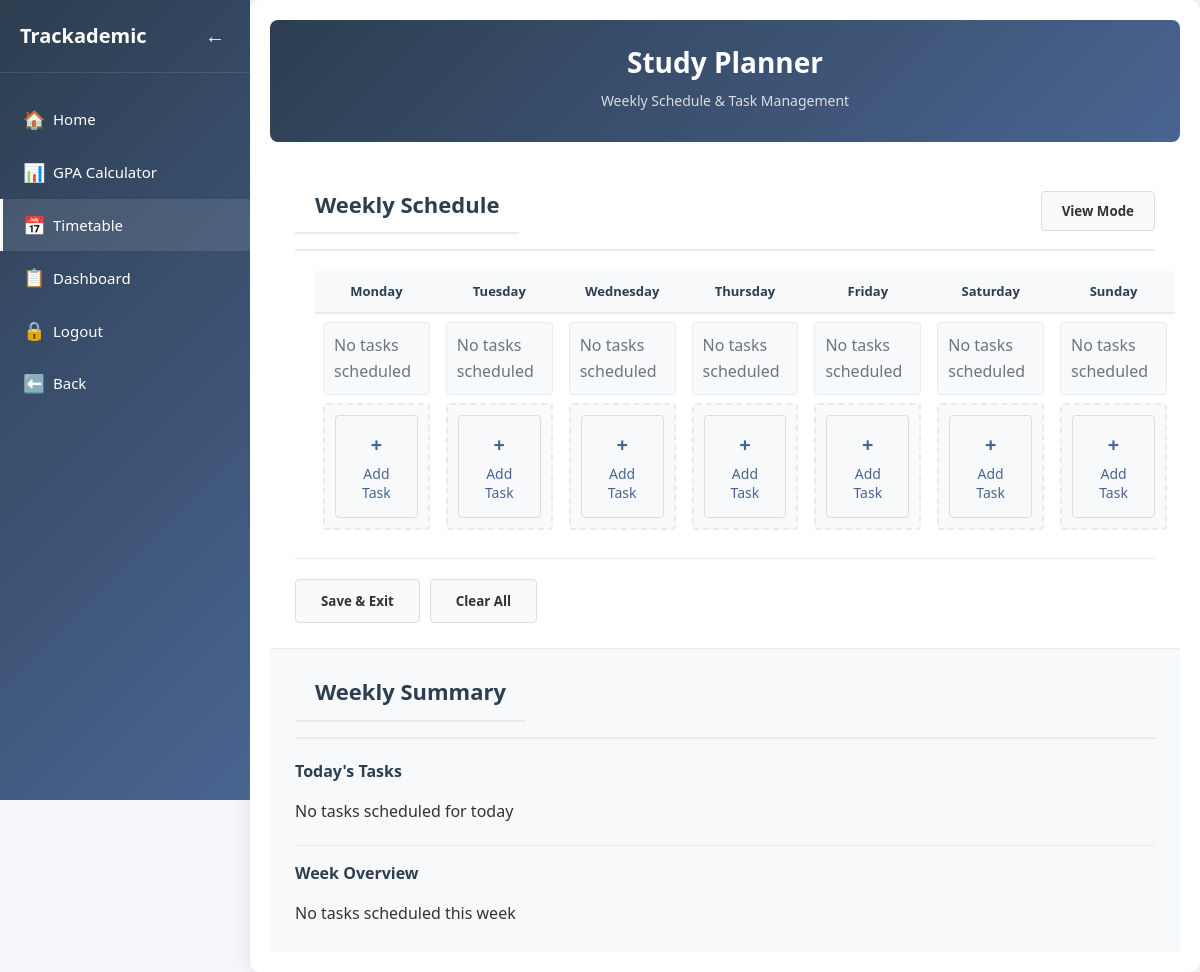
The page /trackademic/edit_timetable (signed in) on the database as committed earlier.
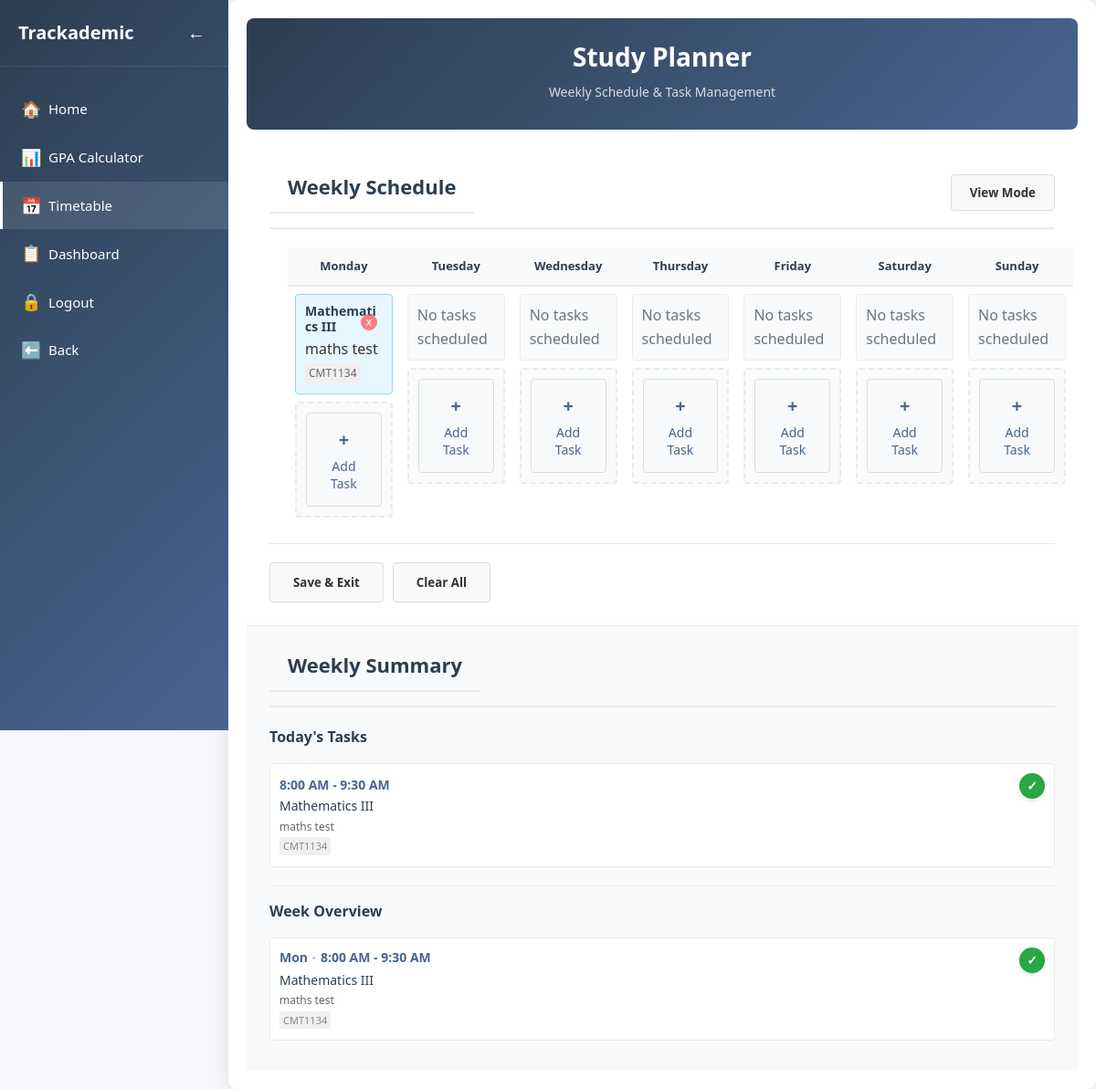
The same page on the database as committed later.
### tables this page shows
CREATE TABLE timetable (
        timetable_id INTEGER PRIMARY KEY AUTOINCREMENT,
        subject_id INTEGER NOT NULL,
        user_id INTEGER NOT NULL,
        day INTEGER NOT NULL,
        time_slot TEXT NOT NULL,
        task_description TEXT DEFAULT '',
        FOREIGN KEY (subject_id) REFERENCES subjects(subject_id),
        FOREIGN KEY (user_id) REFERENCES trackademic_users(user_id),
        UNIQUE(user_id, day, time_slot)
    );

CREATE TABLE subjects (
        subject_id INTEGER PRIMARY KEY AUTOINCREMENT,
        subject_name TEXT NOT NULL UNIQUE,
        subject_code TEXT UNIQUE,
        credit_hours INTEGER DEFAULT 3,
        task_description TEXT DEFAULT ''
    );

### app.py (the view)
@app.route('/trackademic/edit_timetable')
def edit_timetable():
    if 'user_id' not in session:
        return redirect('/login')
    user_id = session['user_id']
    conn = get_db_connection()
    subjects = conn.execute('SELECT * FROM subjects ORDER BY subject_id').fetchall()
    timetable_data = conn.execute('''
        SELECT t.*, s.subject_name, s.subject_code, t.task_description
        FROM timetable t
        JOIN subjects s ON t.subject_id = s.subject_id
        WHERE t.user_id = ?
        ORDER BY t.day, t.time_slot
    ''', (user_id,)).fetchall()
    schedule = {}
    for item in timetable_data:
        day = item['day']
        time_slot = item['time_slot']
        if day not in schedule:
            schedule[day] = {}
        schedule[day][time_slot] = {
            'subject_name': item['subject_name'],
            'subject_code': item['subject_code'],
            'time_slot': time_slot,
            'task_description': item['task_description'],
            'subject_id': item['subject_id'],
            'timetable_id': item['timetable_id']
        }
    today_schedule = get_today_schedule(user_id)
    weekly_summary = get_weekly_summary(user_id)
    conn.close()
    completed_tasks = session.get('completed_tasks', {})
    return render_template('timetable.html', subjects=subjects, schedule=schedule,
                          edit_mode=True, today_schedule=today_schedule,
                          weekly_summary=weekly_summary, completed_tasks=completed_tasks,
                          app_mode='trackademic')

### app.py (called while the page is built)
def get_db_connection(database='trackademic.db'):
    try:
        conn = sqlite3.connect(database, timeout=10)
        conn.row_factory = sqlite3.Row
        conn.execute("PRAGMA foreign_keys = ON")
        return conn
    except sqlite3.Error as e:
        print(f"Database connection error: {e}")
        return None

def get_today_schedule(user_id):
    today = datetime.datetime.today().weekday()
    conn = get_db_connection()
    today_schedule = conn.execute('''
        SELECT t.day, t.time_slot, s.subject_name, s.subject_code, t.task_description, s.subject_id
        FROM timetable t
        JOIN subjects s ON t.subject_id = s.subject_id
        WHERE t.user_id = ? AND t.day = ?
        ORDER BY t.time_slot
    ''', (user_id, today)).fetchall()
    conn.close()
    return today_schedule

### templates/timetable.html (shortened to what the changed rows need)
<!DOCTYPE html>
<html lang="en">
<head>
    <link rel="stylesheet" href="{{ url_for('static', filename='calculator.css') }}">
    <link rel="stylesheet" href="{{ url_for('static', filename='styles.css') }}">
</head>
<body>
    <nav class="sidebar">
        <div class="sidebar-header">
            <h2>Trackademic</h2>
        </div>
    </nav>
    <div class="main-content">
        <div class="container">
            <header>
                <h1>Study Planner</h1>
            </header>
            <div class="main-layout">
                <main class="middle-column">
                    <div class="section-header">
                        <h2 class="schedule-title">Weekly Schedule</h2>
                    </div>
                    <section class="planner-table">
                        <table>
                            <thead>
                                <tr>
                                    <th>Monday</th>
                                    <th>Tuesday</th>
                                    <th>Wednesday</th>
                                    <th>Thursday</th>
                                    <th>Friday</th>
                                    <th>Saturday</th>
                                    <th>Sunday</th>
                                </tr>
                            </thead>
                            <tbody>
                                <tr>
                                    {% for day in range(7) %}
                                    <td class="schedule-column">
                                        <div class="schedule-grid">
                                            {% if schedule.get(day) %}
                                                {% for time_slot, subject_data in schedule[day].items() %}
                                                <div class="schedule-cell filled
                                                    {% if completed_tasks.get(day|string + '_' + time_slot|string) %}completed{% endif %}">
                                                    <div class="cell-content">
                                                        <div class="cell-subject">{{ subject_data.subject_name }}</div>
                                                        {% if subject_data.task_description %}
                                                        <div class="cell-task-description">
                                                            {{ subject_data.task_description }}
                                                        </div>
                                                        {% endif %}
                                                        <div class="cell-code">{{ subject_data.subject_code }}</div>
                                                        {% if edit_mode %}
                                                        <form method="POST" action="{{ url_for('remove_timetable') }}" class="remove-form">
                                                            <button type="submit" class="remove-btn" title="Remove">x</button>
                                                        </form>
                                                        {% endif %}
                                                    </div>
                                                </div>
                                                {% endfor %}
                                            {% else %}
                                                <div class="schedule-cell empty">
                                                    <div class="empty-state">
                                                        <span class="empty-text">No tasks scheduled</span>
                                                    </div>
                                                </div>
                                            {% endif %}
                                            {% if edit_mode %}
                                            <div class="schedule-cell empty-cell">
                                                <form method="GET" action="{{ url_for('add_subject_form') }}" class="add-form">
                                                    <button type="submit" class="add-box-btn">
                                                        <div class="add-box-content">
                                                            <span class="plus-icon">+</span>
                                                            <span class="add-text">Add Task</span>
                                                        </div>
                                                    </button>
                                                </form>
                                            </div>
                                            {% endif %}
                                        </div>
                                    </td>
                                    {% endfor %}
                                </tr>
                            </tbody>
                        </table>
                    </section>
                </main>
                <aside class="right-column">
                    <div class="section-header">
                        <h2 class="schedule-title">Weekly Summary</h2>
                    </div>
                    <div class="status-info">
                        <h3>Today's Tasks</h3>
                        {% if today_schedule %}
                        <ul class="today-schedule">
                            {% for item in today_schedule %}
                            <li class="{% if session.get('completed_tasks', {}).get(item.day|string + '_' + item.time_slot|string) %}completed weekly-task{% endif %}">
                                <div>
                                    <span class="schedule-time">{{ item.time_slot }}</span>
                                    <div class="schedule-subject">{{ item.subject_name }}</div>
                                    {% if item.task_description %}
                                    <small class="task-description-small">
                                        {{ item.task_description }}
                                    </small>
                                    {% endif %}
                                    <small class="subject-code-small">{{ item.subject_code }}</small>
                                </div>
                                <form method="POST" action="{{ url_for('complete_task') }}" class="complete-form">
                                    {% if session.get('completed_tasks', {}).get(item.day|string + '_' + item.time_slot|string) %}
                                    <button type="button" class="complete-btn completed" disabled title="Task completed">
                                        ✓
                                    </button>
                                    {% else %}
                                    <button type="submit" class="complete-btn" title="Mark as done">
                                        ✓
                                    </button>
                                    {% endif %}
                                </form>
                            </li>
                            {% endfor %}
                        </ul>
                        {% else %}
                        <p class="no-tasks-message">No tasks scheduled for today</p>
                        {% endif %}
                        <h3 class="week-overview-title">Week Overview</h3>
                        {% if weekly_summary %}
                        <ul class="today-schedule">
                            {% for item in weekly_summary %}
                            <li class="{% if session.get('completed_tasks', {}).get(item.day|string + '_' + item.time_slot|string) %}completed weekly-task{% endif %}">
                                <div class="week-task-content">
                                    <div class="week-time-row">
                                        <span class="schedule-time">{{ ['Mon','Tue','Wed','Thu','Fri','Sat','Sun'][item.day] }}</span>
                                        <span class="time-separator">-</span>
                                        <span class="schedule-time">{{ item.time_slot }}</span>
                                    </div>
                                    <div class="schedule-subject">{{ item.subject_name }}</div>
                                    {% if item.task_description %}
                                    <small class="task-description-small">
                                        {{ item.task_description }}
                                    </small>
                                    {% endif %}
                                    <small class="subject-code-small">{{ item.subject_code }}</small>
                                </div>
                                <form method="POST" action="{{ url_for('complete_task') }}" class="complete-form">
                                    {% if completed_tasks.get(day|string + '_' + time_slot|string) %}
                                    <button type="button" class="complete-btn completed" disabled title="Task completed">
                                        ✓
                                    </button>
                                    {% else %}
                                    <button type="submit" class="complete-btn" title="Mark as done">
                                        ✓
                                    </button>
                                    {% endif %}
                                </form>
                            </li>
                            {% endfor %}
                        </ul>
                        {% else %}
                        <p class="no-tasks-message">No tasks scheduled this week</p>
                        {% endif %}
                    </div>
                </aside>
            </div>
        </div>
    </div>
</body>
</html>

Rows that differ between the two databases and show on the page:
added timetable: subject_name "Mathematics III", task_description "maths test", subject_code "CMT1134", time_slot "8:00 AM - 9:30 AM"
now on this page (row unchanged): subjects: day "Mon", time_slot "8:00 AM - 9:30 AM", subject_name "Mathematics III", task_description "maths test", subject_code "CMT1134"
Other text that changed with them:
list line gone: "No tasks scheduled"
text no longer shown: "No tasks scheduled for today No tasks scheduled this week"
